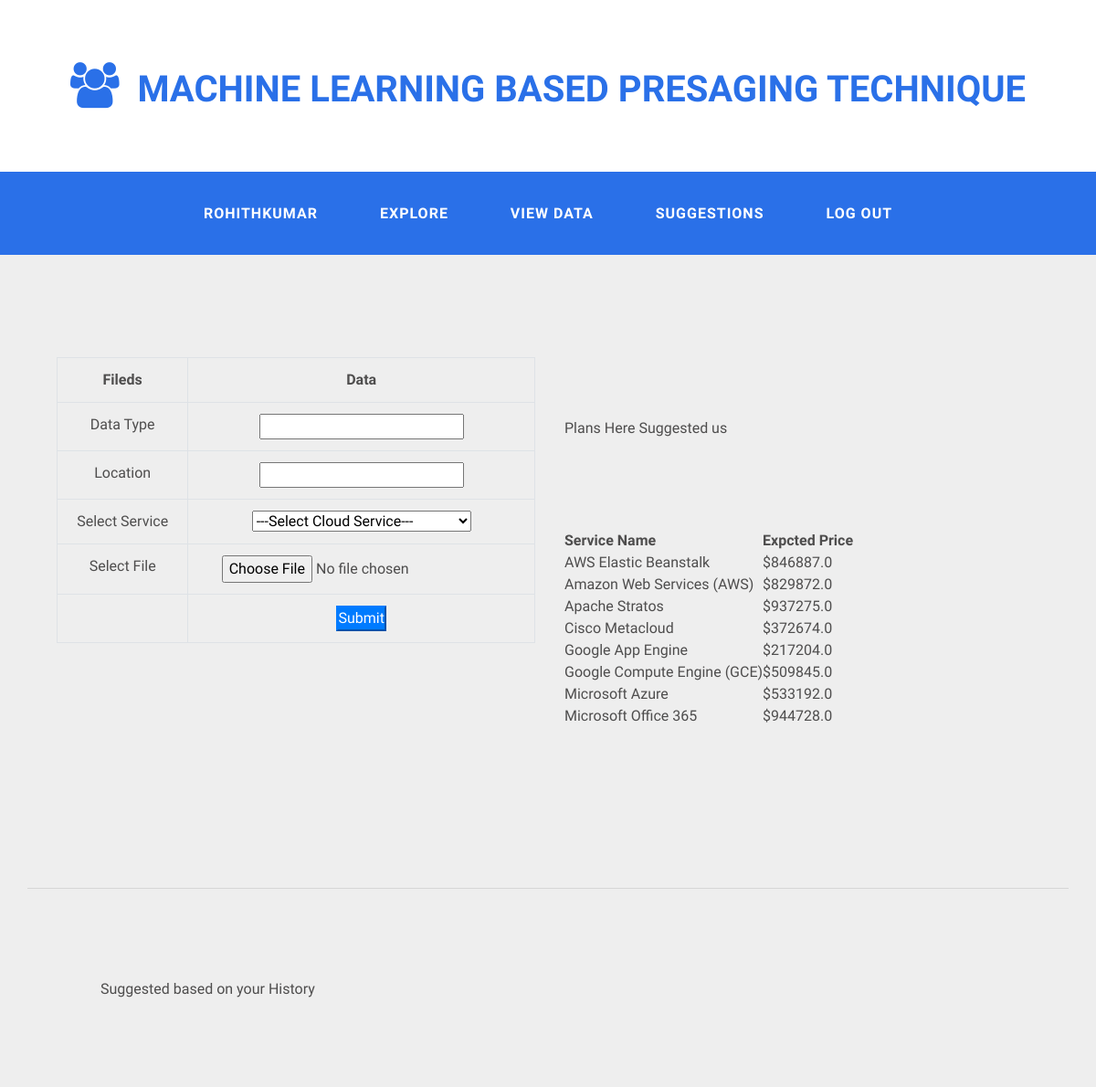
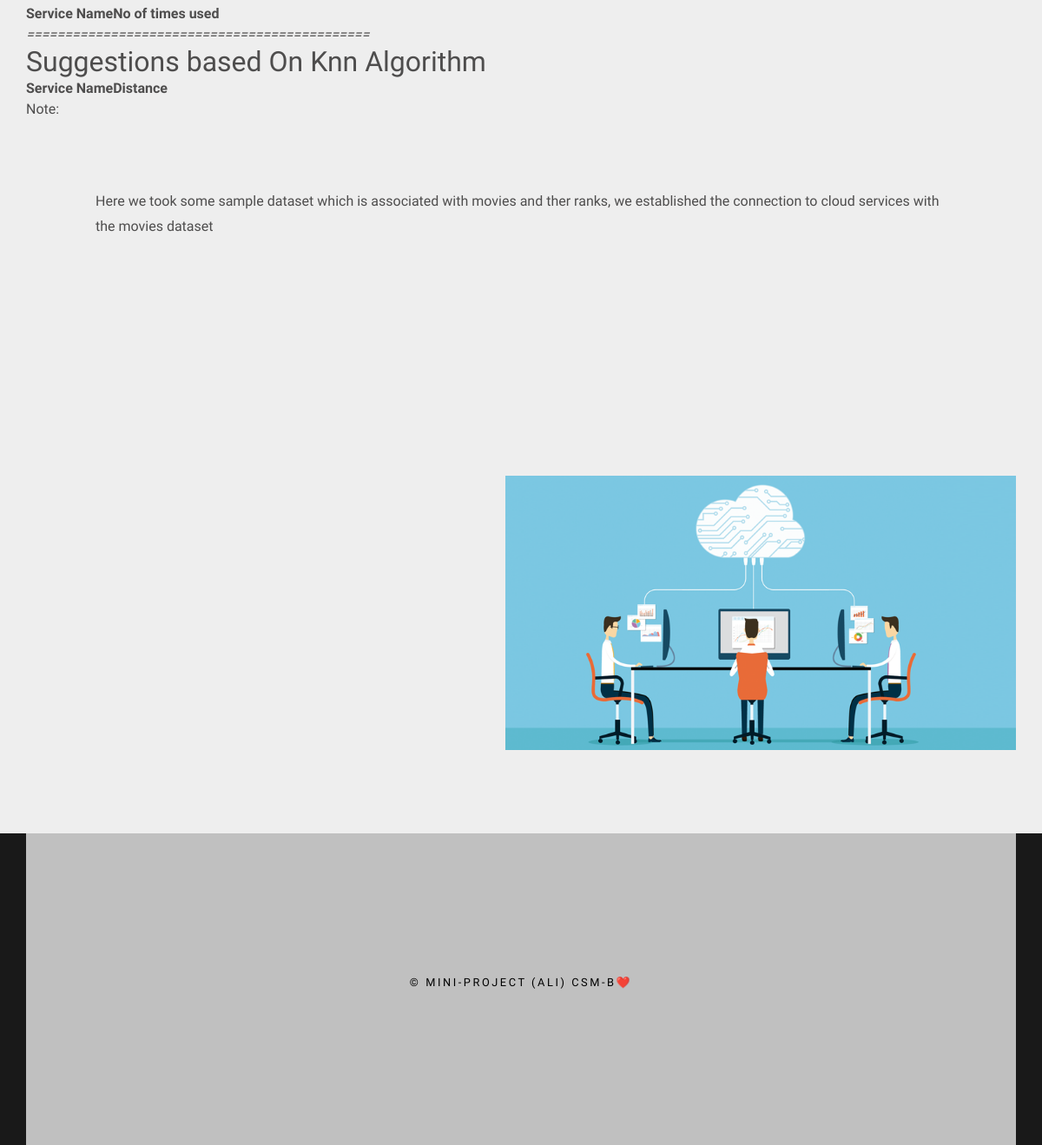
The page /CustExploreService/ (signed in) on the database its author committed (2 pictures, top to bottom).
### cloud/models.py (models this page shows, shortened)
class CspRegisterModel(models.Model):
    name = models.CharField(max_length=100)
    loginid = models.CharField(unique=True, max_length=100)
    password = models.CharField(max_length=100)
    mobile = models.CharField(unique=True,max_length=100)
    email = models.CharField(unique=True,max_length=100)
    locality = models.CharField(max_length=100)
    service = models.CharField(max_length=100)
    cdate = models.DateTimeField(auto_now_add=True)
    price = models.FloatField()
    class Meta:
        db_table = 'CspUsers'

### users/views.py (the view, shortened to what this page needs)
# urls.py: path('CustExploreService/',usr.CustExploreService,name='CustExploreService'),
def CustExploreService(request):
    email = request.session['email']
    global knnDict
    results = CspRegisterModel.objects.filter().values('service').annotate(price=Avg('price')).order_by("service")
    dict = {}
    list = []
    for x in results:
        dict.update({x['service']: x['price']})
        list.append([x['price']])
    dpnt = []
    for d in list:
        if d[0] < 500000:
            dpnt.append(1)
        else:
            dpnt.append(0)
    test = [[560000], [890000], [589444], [695870], [458962], [698745], [365500]]
    knn = KNeighborsClassifier(n_neighbors=1)
    knn.fit(list, dpnt)
    rs = knn.predict(test)
    custname = request.session['loginid']
    hstr = CustomerCloudData.objects.filter(custname=custname).values('servicename').distinct().annotate(
        count=Count('servicename')).order_by("servicename")
    hisDict = {}
    mylist = []
    for x in hstr:
        hisDict.update({x['servicename']: x['count']})
    for list in mylist:
        print('List Dict ',list)
        for xy,yz in list.items():
            knnDict.update({xy:yz})
    return render(request, 'users/ServiceExplore.html', {'dict': dict, 'hisDict': hisDict})

### assets/templates/users/ServiceExplore.html (shortened to what this page needs)
{% extends 'users/custbase.html'%}
{%load static%}
{%block contents%}
<div id="page-wrapper">
<div id="page" class="container">
	<div id="content">
		<div class="title">
             <form method="post" action="{%url 'CustUploadData'%}" enctype="multipart/form-data">
  <table class="table table-bordered">
    <tr>
        <th>Fileds</th><th>Data</th>
    </tr>
      <tr><td>Data Type</td><td><input type="text" name="datatype" pattern='[a-zA-Z]+' required="True"> </td></tr>
      <tr><td>Location</td><td><input type="text" name="location" pattern='[a-zA-Z]+' required="True"> </td></tr>
      <tr>    <td>Select Service</td><td>
          <select name="service" required="True">
              <option value="">---Select Cloud Service---</option>
          </select>
      </td>
      </tr>
      <tr>
          <td>Select File</td><td><input type="file" name="file" required="True"></td>
      </tr>
      <tr><td></td><td><button type="submit" class="btn-primary" name="Submit">Submit</button> </td></tr>
  </table>
         </form>
		</div>
		<p></p>
	</div>
    <p>Plans Here Suggested us
    <table>
    <tr>
<th>Service Name</th>
        <th>Expcted Price</th>
    </tr>
    {%for key,values in dict.items%}
    <tr>
        <td>{{key}}</td>
        <td>${{values}}</td>
    </tr>
    {%endfor%}
</table>
    </p>
    <hr>
     <p>Suggested based on your History
    <table>
    <tr>
       <th>Service Name</th>
        <th>No of times used</th>
    </tr>
</table>
<em>=============================================</em>
    <h2>Suggestions based On Knn Algorithm</h2>
    <table>
    <tr>
       <th>Service Name</th>
        <th>Distance</th>
    </tr>
</table>
    <stron >Note:</stron><p> Here we took some sample dataset which is associated with movies and ther ranks, we established the connection  to cloud services with the movies dataset </p>
    </p>
	<div id="sidebar"><a href="#" class="image image-full"><img src="{%static 'images/cspservice.jpg'%}" alt="" /></a></div>
</div>
</div>
{%endblock%}

### assets/templates/users/custbase.html (shortened to what this page needs)
{% load static %}
<!DOCTYPE html PUBLIC "-//W3C//DTD XHTML 1.0 Strict//EN" "http://www.w3.org/TR/xhtml1/DTD/xhtml1-strict.dtd">
<html xmlns="http://www.w3.org/1999/xhtml">
  <head>
    <link
      rel="stylesheet"
      href="https://maxcdn.bootstrapcdn.com/bootstrap/4.0.0/css/bootstrap.min.css"
    />
    <link
      href="{%static 'default.css'%}"
      rel="stylesheet"
      type="text/css"
      media="all"
    />
    <link
      href="{%static 'fonts.css'%}"
      rel="stylesheet"
      type="text/css"
      media="all"
    />
  </head>
  <body
    onload="noBack();"
    onPageShow="if(event.persisted) noBack();"
    onUnload=""
  >
    <div id="logo">
      <h1>
        <a href="#" class="icon icon-group"
          ><span>Machine Learning based Presaging Technique</span></a
        >
      </h1>
    </div>
    <div id="header">
      <div id="menu" class="container">
        <ul>
          <li>
            <a href="#" accesskey="1" title=""
              >{{request.session.loggeduser}}</a
            >
          </li>
          <li>
            <a href="{%url 'CustExploreService'%}" accesskey="1" title=""
              >Explore</a
            >
          </li>
          <li>
            <a href="{%url 'CustomerViewData'%}" accesskey="2" title=""
              >View Data</a
            >
          </li>
          <li>
            <a href="{%url 'CustSuggestions'%}" accesskey="3" title=""
              >Suggestions</a
            >
          </li>
          <li><a href="{%url 'Logout'%}" accesskey="4" title="">Log out</a></li>
        </ul>
      </div>
    </div>
    {%block contents%} {%endblock%}
    <div id="copyright" class="container">
      <p>&copy; Mini-Project (Ali) CSM-B❤️</p>
    </div>
  </body>
</html>

### assets/static/default.css (style rules this page uses)
* { padding: 0; margin: 0; }
body { margin: 0px; padding: 0px; background: #191919; font-family: 'Source Sans Pro', sans-serif; font-size: 12pt; font-weight: 400; color: #4E4D4D; }
h1, h2, h3 { margin: 0; padding: 0; }
p, ol, ul { margin-top: 0; }
ol, ul { padding: 0; list-style: none; }
p { line-height: 180%; padding: 80px; }
a { color: #383838; }
.image { display: inline-block; }
.image img { display: block; width: 100%; }
.image-full { display: block; width: 100%; margin: 0 0 0 0; }
.title { text-align: center; }
#header { background: #2A70E8; }
#logo { padding: 4em 0em; background: #FFF; text-transform: uppercase; }
#logo h1 { text-align: center; font-weight: 900; font-size: 2.5em; }
#logo span { padding: 0em 0em 0em 0.5em; }
#logo a { color: #2A70E8; }
#menu ul { margin: 0; padding: 20px 0px 20px 0px; list-style: none; line-height: normal; text-align: center; }
#menu li { display: inline-block; }
#menu a { display: block; padding: 1em 2em; letter-spacing: 1px; text-decoration: none; text-transform: uppercase; font-size: 1em; font-weight: 700; color: #FFF; }
#page-wrapper { background: #EEEEEE; }
#page { overflow: hidden; padding: 6em 0em; }
#content { float: left; width: 588px; text-align: center; }
#content .title { padding: 1em 2em 2em 2em; text-align: center; }
#sidebar { float: right; width: 588px; }
#copyright { overflow: hidden; padding: 5em; background-color: Silver; }
#copyright p { letter-spacing: 0.20em; text-align: center; text-transform: uppercase; font-size: 0.80em; color: black; }

### rows shown on the page
CspRegisterModel: session.loggeduser "ROHITHKUMAR"
CspRegisterModel: service "Amazon Web Services (AWS)", price "829872.0"
CspRegisterModel: service "Apache Stratos", price "937275.0"
CspRegisterModel: service "Google App Engine", price "217204.0"
CspRegisterModel: service "Google Compute Engine (GCE)", price "509845.0"
CspRegisterModel: service "Microsoft Office 365", price "944728.0"

### other values the page prints
{{ key }} "AWS Elastic Beanstalk" "Cisco Metacloud" "Microsoft Azure"
{{ values }} "846887.0" "372674.0" "533192.0"
